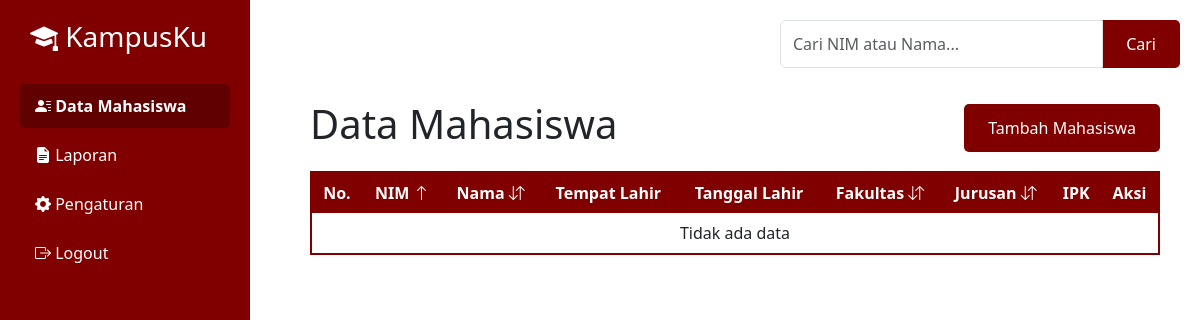
/mahasiswa.php?sort=nim&order=asc, run on an earlier commit of the app's database.
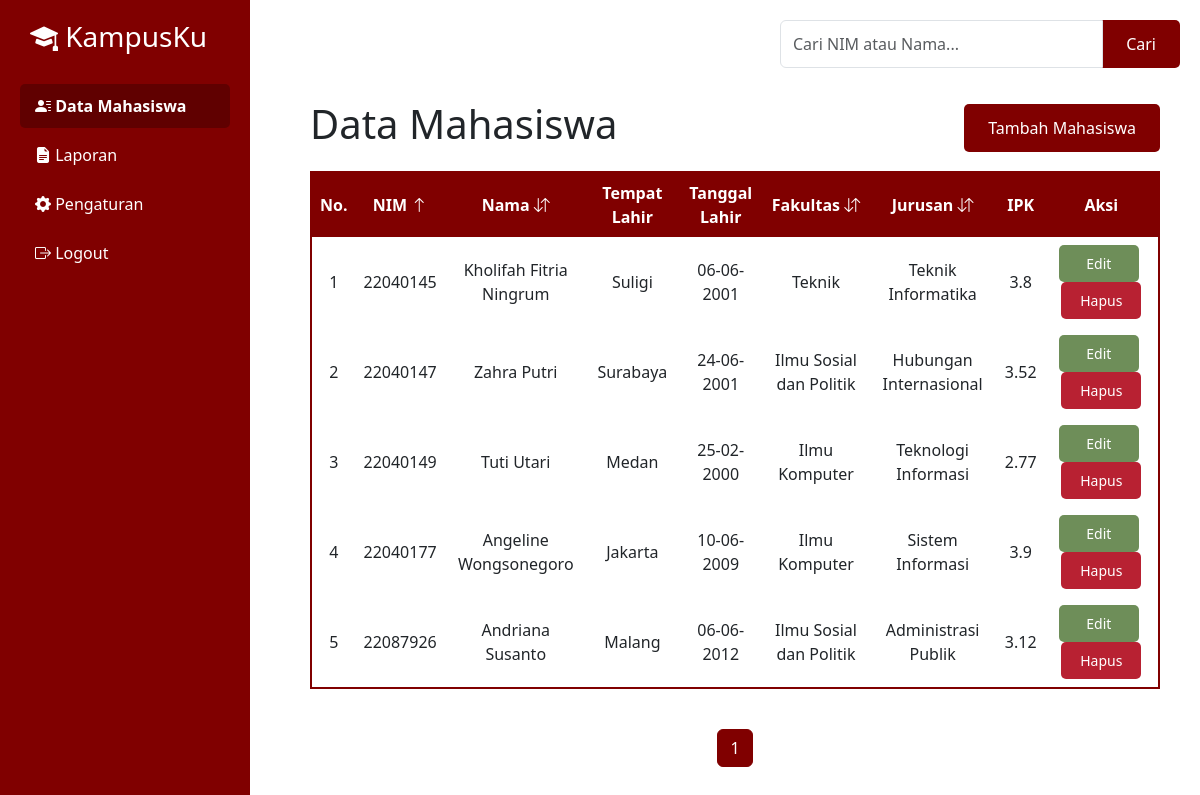
And on a later commit of the database.
### tables this page shows
CREATE TABLE `mahasiswa` (
  `id_mahasiswa` int(100) NOT NULL,
  `nim` int(100) NOT NULL,
  `nama_mahasiswa` varchar(255) NOT NULL,
  `tempat_lahir` varchar(255) NOT NULL,
  `tanggal_lahir` date NOT NULL,
  `fakultas` varchar(255) NOT NULL,
  `jurusan` varchar(255) NOT NULL,
  `ipk` float NOT NULL
);

CREATE TABLE `fakultas` (
  `id_fakultas` int(10) NOT NULL,
  `nama_fakultas` varchar(100) NOT NULL
);

CREATE TABLE `jurusan` (
  `id_jurusan` int(10) NOT NULL,
  `nama_jurusan` varchar(50) NOT NULL,
  `id_fakultas` int(10) NOT NULL
);

### mahasiswa.php (the view, shortened to what the changed rows need)
<?php
include("config.php");
?>
<?php
$search = "";
$whereClause = "";
$allowedSort = array(
    'nim'      => 'm.nim',
    'nama'     => 'm.nama_mahasiswa',
    'fakultas' => 'f.nama_fakultas',
    'jurusan'  => 'j.nama_jurusan'
);
$sort  = isset($_GET['sort']) && isset($allowedSort[$_GET['sort']]) ? $_GET['sort'] : "";
$order = (isset($_GET['order']) && strtolower($_GET['order']) == 'asc') ? 'ASC' : 'DESC';
$sortColumn = $sort !== "" ? $allowedSort[$sort] : 'm.id_mahasiswa';
$searchParam = $search !== "" ? "&q=" . urlencode($search) : "";
$limit = 10;
$page  = isset($_GET['page']) ? (int)$_GET['page'] : 1;
$offset = ($page - 1) * $limit;
$countQuery = "SELECT COUNT(*) as total
               FROM mahasiswa m
               JOIN fakultas f ON m.fakultas = f.id_fakultas
               JOIN jurusan j ON m.jurusan = j.id_jurusan
               $whereClause";
$countResult = mysqli_query($conn, $countQuery);
$countData   = mysqli_fetch_assoc($countResult);
$totalRecords = $countData['total'];
$totalPages   = ceil($totalRecords / $limit);
$query = "SELECT m.*, f.nama_fakultas, j.nama_jurusan
          FROM mahasiswa m
          JOIN fakultas f ON m.fakultas = f.id_fakultas
          JOIN jurusan j ON m.jurusan = j.id_jurusan
          $whereClause
          ORDER BY $sortColumn $order
          LIMIT $limit OFFSET $offset";
$result = mysqli_query($conn, $query);
function getSortIcon($col)
{
    global $sort, $order;
    if ($sort == $col) {
        return (strtolower($order) == 'asc') ? ' <i class="bi bi-arrow-up"></i>' : ' <i class="bi bi-arrow-down"></i>';
    } else {
        return ' <i class="bi bi-arrow-down-up"></i>';
    }
}
?>
<!DOCTYPE html>
<html lang="id">
<head>
    <link href="https://cdn.jsdelivr.net/npm/bootstrap@5.3.0/dist/css/bootstrap.min.css" rel="stylesheet">
    <link rel="stylesheet" href="https://cdn.jsdelivr.net/npm/bootstrap-icons/font/bootstrap-icons.css">
</head>
<body>
    <?php include("sidebar.php"); ?>
    <div class="main-content">
        <div class="table-header">
            <h1>Data Mahasiswa</h1>
        </div>
        <div class="table-container">
            <table>
                <thead>
                    <tr>
                        <th>No.</th>
                        <th>
                            <a class="sort-link" href="?sort=nim&order=<?php echo (isset($_GET['sort']) && $_GET['sort'] == 'nim' && strtolower($_GET['order']) == 'asc') ? 'desc' : 'asc';
                                                                        echo $searchParam; ?>">
                                NIM<?php echo getSortIcon('nim'); ?>
                            </a>
                        </th>
                        <th>
                            <a class="sort-link" href="?sort=nama&order=<?php echo (isset($_GET['sort']) && $_GET['sort'] == 'nama' && strtolower($_GET['order']) == 'asc') ? 'desc' : 'asc';
                                                                        echo $searchParam; ?>">
                                Nama<?php echo getSortIcon('nama'); ?>
                            </a>
                        </th>
                        <th>Tempat Lahir</th>
                        <th>Tanggal Lahir</th>
                        <th>
                            <a class="sort-link" href="?sort=fakultas&order=<?php echo (isset($_GET['sort']) && $_GET['sort'] == 'fakultas' && strtolower($_GET['order']) == 'asc') ? 'desc' : 'asc';
                                                                            echo $searchParam; ?>">
                                Fakultas<?php echo getSortIcon('fakultas'); ?>
                            </a>
                        </th>
                        <th>
                            <a class="sort-link" href="?sort=jurusan&order=<?php echo (isset($_GET['sort']) && $_GET['sort'] == 'jurusan' && strtolower($_GET['order']) == 'asc') ? 'desc' : 'asc';
                                                                            echo $searchParam; ?>">
                                Jurusan<?php echo getSortIcon('jurusan'); ?>
                            </a>
                        </th>
                        <th>IPK</th>
                        <th>Aksi</th>
                    </tr>
                </thead>
                <tbody>
                    <?php
                    if (mysqli_num_rows($result) > 0) {
                        $no = $offset + 1;
                        while ($row = mysqli_fetch_assoc($result)) {
                            echo "<tr onclick=\"window.location.href='detail_mahasiswa.php?id_mahasiswa=" . $row['id_mahasiswa'] . "'\" style='cursor: pointer;'>";
                            echo "<td>" . $no++ . "</td>";
                            echo "<td>" . htmlspecialchars($row['nim']) . "</td>";
                            echo "<td>" . $row['nama_mahasiswa'] . "</td>";
                            echo "<td>" . $row['tempat_lahir'] . "</td>";
                            echo "<td>" . date("d-m-Y", strtotime($row['tanggal_lahir'])) . "</td>";
                            echo "<td>" . $row['nama_fakultas'] . "</td>";
                            echo "<td>" . $row['nama_jurusan'] . "</td>";
                            echo "<td>" . $row['ipk'] . "</td>";
                            echo "<td>
                <button class='edit-button' onclick=\"event.stopPropagation(); window.location.href='edit.php?id_mahasiswa=" . $row['id_mahasiswa'] . "'\">Edit</button>
                <button class='hapus-button' onclick=\"event.stopPropagation(); confirmDelete(" . $row['id_mahasiswa'] . ")\">Hapus</button>
            </td>";
                            echo "</tr>";
                        }
                    } else {
                        echo "<tr><td colspan='9'>Tidak ada data</td></tr>";
                    }
                    ?>
                </tbody>
            </table>
        </div>
        <nav aria-label="Page navigation" class="d-flex justify-content-end">
            <ul class="pagination">
                <?php for ($i = 1; $i <= $totalPages; $i++): ?>
                    <li class="page-item <?php if ($i == $page) echo 'active'; ?>">
                        <a class="page-link" href="?page=<?php echo $i . $searchParam; ?>"><?php echo $i; ?></a>
                    </li>
                <?php endfor; ?>
            </ul>
        </nav>
    </div>
</body>
</html>

What changed in the data, as far as the page shows it:
added mahasiswa: nim "22040145", nama_mahasiswa "Kholifah Fitria Ningrum", tempat_lahir "Suligi", tanggal_lahir "06-06-2001", fakultas.nama_fakultas "Teknik", jurusan.nama_jurusan "Teknik Informatika", ipk "3.8"
added mahasiswa: nim "22040147", nama_mahasiswa "Zahra Putri", tempat_lahir "Surabaya", tanggal_lahir "24-06-2001", fakultas.nama_fakultas "Ilmu Sosial dan Politik", jurusan.nama_jurusan "Hubungan Internasional", ipk "3.52"
added mahasiswa: nim "22040149", nama_mahasiswa "Tuti Utari", tempat_lahir "Medan", tanggal_lahir "25-02-2000", fakultas.nama_fakultas "Ilmu Komputer", jurusan.nama_jurusan "Teknologi Informasi", ipk "2.77"
added mahasiswa: nim "22040177", nama_mahasiswa "Angeline Wongsonegoro", tempat_lahir "Jakarta", tanggal_lahir "10-06-2009", fakultas.nama_fakultas "Ilmu Komputer", jurusan.nama_jurusan "Sistem Informasi", ipk "3.9"
added mahasiswa: nim "22087926", nama_mahasiswa "Andriana Susanto", tempat_lahir "Malang", tanggal_lahir "06-06-2012", fakultas.nama_fakultas "Ilmu Sosial dan Politik", jurusan.nama_jurusan "Administrasi Publik", ipk "3.12"
Also different on the page:
new list line: "1"
text no longer shown: "Tidak ada data"
